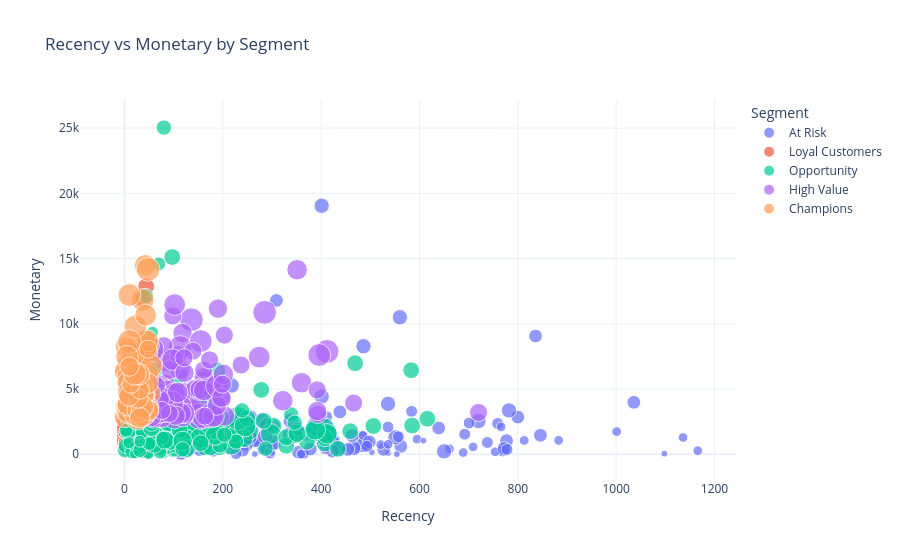

Notebook code cell kept with this figure:
### Markdown cell above
## RFM distribution overview

### Code cell
fig = px.scatter(rfm, x='Recency', y='Monetary', size='Frequency', color='Segment', hover_data=['RFM_Score'], title='Recency vs Monetary by Segment', template='plotly_white')
fig.show()

### Figure 1 — Plotly figure (JSON) as saved in the notebook; plotly's stock layout.template omitted (floating-point values rounded to 4 significant figures; data arrays with more than 128 entries replaced by an {"elided": "..."} marker saying what was removed)
{"data": [{"customdata": {"elided": "171x1 str values"}, "hovertemplate": "Segment=At Risk<br>Recency=%{x}<br>Monetary=%{y}<br>Frequency=%{marker.size}<br>RFM_Score=%{customdata[0]}<extra></extra>", "legendgroup": "At Risk", "marker": {"color": "#636efa", "size": {"elided": "171 int values"}, "sizemode": "area", "sizeref": 0.0425, "symbol": "circle"}, "mode": "markers", "name": "At Risk", "orientation": "v", "showlegend": true, "type": "scatter", "x": {"elided": "171 int values"}, "xaxis": "x", "y": {"elided": "171 int values"}, "yaxis": "y"}, {"customdata": [["552"], ["542"], ["535"], ["433"], ["533"], ["442"], ["535"], ["534"], ["532"], ["434"], ["435"], ["433"], ["553"], ["533"], ["433"], ["533"], ["534"], ["543"], ["452"], ["433"], ["433"], ["431"], ["453"], ["533"], ["532"], ["435"], ["553"], ["532"], ["543"], ["535"], ["434"], ["553"], ["433"], ["532"], ["431"], ["443"], ["433"], ["542"], ["532"], ["543"], ["434"], ["532"], ["435"], ["432"], ["553"], ["453"], ["552"], ["453"], ["534"], ["433"], ["543"], ["543"], ["435"], ["443"], ["553"], ["441"], ["533"], ["533"], ["441"], ["435"], ["443"], ["532"], ["434"], ["434"], ["442"], ["433"], ["435"], ["542"], ["442"], ["542"], ["433"], ["542"], ["534"], ["533"], ["553"], ["443"], ["553"], ["532"], ["553"], ["435"], ["432"], ["434"], ["452"], ["442"], ["442"], ["433"], ["453"], ["443"], ["443"], ["443"], ["433"], ["431"], ["434"], ["452"], ["542"], ["443"], ["553"], ["433"], ["535"], ["442"], ["442"], ["543"], ["553"], ["543"], ["552"], ["542"], ["541"], ["443"], ["443"], ["553"], ["432"], ["433"], ["542"], ["543"], ["543"], ["433"], ["541"], ["452"], ["435"], ["533"], ["531"], ["453"], ["535"]], "hovertemplate": "Segment=Loyal Customers<br>Recency=%{x}<br>Monetary=%{y}<br>Frequency=%{marker.size}<br>RFM_Score=%{customdata[0]}<extra></extra>", "legendgroup": "Loyal Customers", "marker": {"color": "#EF553B", "size": [9, 8, 7, 7, 7, 8, 6, 6, 6, 7, 6, 6, 12, 7, 6, 7, 7, 8, 9, 7, 7, 6, 11, 6, 6, 6, 9, 6, 8, 7, 7, 10, 7, 7, 6, 8, 7, 8, 7, 8, 6, 7, 6, 7, 10, 10, 11, 9, 6, 7, 8, 7, 6, 7, 10, 7, 6, 6, 7, 6, 8, 6, 6, 6, 7, 6, 6, 7, 7, 7, 6, 8, 6, 6, 9, 8, 9, 6, 9, 6, 6, 6, 10, 7, 8, 6, 10, 8, 8, 7, 6, 6, 6, 9, 7, 7, 9, 6, 6, 8, 8, 7, 9, 8, 10, 8, 8, 8, 7, 10, 6, 6, 8, 7, 8, 6, 7, 9, 6, 6, 5, 11, 5], "sizemode": "area", "sizeref": 0.0425, "symbol": "circle"}, "mode": "markers", "name": "Loyal Customers", "orientation": "v", "showlegend": true, "type": "scatter", "x": [20, 26, 12, 42, 13, 42, 7, 20, 22, 47, 36, 37, 18, 13, 36, 2, 21, 27, 40, 35, 30, 50, 44, 27, 9, 28, 6, 23, 22, 17, 49, 10, 34, 13, 42, 49, 43, 23, 27, 7, 30, 3, 49, 35, 8, 39, 6, 44, 17, 29, 21, 22, 44, 31, 8, 44, 3, 3, 42, 30, 45, 9, 50, 38, 38, 29, 43, 6, 37, 2, 42, 27, 2, 15, 20, 28, 14, 22, 22, 27, 35, 34, 49, 45, 28, 52, 42, 29, 29, 30, 35, 27, 50, 28, 20, 30, 20, 42, 26, 40, 31, 1, 6, 20, 22, 15, 7, 29, 37, 24, 30, 30, 16, 21, 3, 31, 5, 38, 37, 12, 14, 44, 5], "xaxis": "x", "y": [1056, 1114, 5529, 2052, 1744, 1639, 6609, 3215, 1172, 2853, 4410, 1873, 2442, 2472, 2455, 2564, 3197, 1949, 1659, 2541, 2271, 906, 2372, 2533, 1475, 6340, 2372, 1138, 2172, 4532, 2974, 2333, 1989, 1156, 269, 2502, 2652, 1458, 1267, 2215, 3343, 1220, 4589, 1383, 2456, 2681, 1400, 2222, 3078, 2190, 2586, 2534, 12875, 1991, 1791, 644, 2371, 2241, 959, 7955, 2710, 1215, 3175, 3158, 1669, 2519, 7722, 1245, 1520, 984, 1889, 1686, 3102, 2261, 2618, 2579, 2633, 1469, 2298, 5143, 1007, 3232, 1547, 1429, 1304, 2427, 2220, 1908, 2302, 2071, 2477, 855, 2890, 1561, 1736, 2255, 1974, 2219, 5532, 1220, 1467, 2494, 2619, 2663, 1420, 1137, 947, 2169, 1875, 2180, 1341, 2603, 1324, 2596, 1903, 1966, 742, 1435, 11891, 2243, 847, 2375, 5455], "yaxis": "y"}, {"customdata": {"elided": "295x1 str values"}, "hovertemplate": "Segment=Opportunity<br>Recency=%{x}<br>Monetary=%{y}<br>Frequency=%{marker.size}<br>RFM_Score=%{customdata[0]}<extra></extra>", "legendgroup": "Opportunity", "marker": {"color": "#00cc96", "size": {"elided": "295 int values"}, "sizemode": "area", "sizeref": 0.0425, "symbol": "circle"}, "mode": "markers", "name": "Opportunity", "orientation": "v", "showlegend": true, "type": "scatter", "x": {"elided": "295 int values"}, "xaxis": "x", "y": {"elided": "295 int values"}, "yaxis": "y"}, {"customdata": [["345"], ["355"], ["155"], ["245"], ["354"], ["345"], ["254"], ["344"], ["245"], ["244"], ["245"], ["155"], ["345"], ["245"], ["344"], ["344"], ["344"], ["155"], ["355"], ["254"], ["354"], ["244"], ["255"], ["254"], ["244"], ["354"], ["255"], ["245"], ["245"], ["245"], ["245"], ["145"], ["345"], ["254"], ["155"], ["344"], ["344"], ["255"], ["355"], ["254"], ["245"], ["354"], ["354"], ["255"], ["345"], ["354"], ["345"], ["144"], ["355"], ["255"], ["245"], ["355"], ["244"], ["144"], ["354"], ["155"], ["254"], ["354"], ["345"], ["245"], ["245"], ["254"], ["245"], ["255"], ["355"], ["145"], ["144"], ["344"], ["254"], ["254"], ["144"], ["245"], ["245"], ["354"], ["355"], ["155"], ["244"], ["255"], ["255"], ["354"], ["354"], ["344"], ["344"], ["355"], ["245"], ["355"], ["154"], ["244"], ["245"], ["255"], ["344"], ["244"], ["344"], ["245"], ["344"], ["345"], ["344"], ["355"]], "hovertemplate": "Segment=High Value<br>Recency=%{x}<br>Monetary=%{y}<br>Frequency=%{marker.size}<br>RFM_Score=%{customdata[0]}<extra></extra>", "legendgroup": "High Value", "marker": {"color": "#ab63fa", "size": [8, 10, 12, 8, 10, 8, 9, 8, 8, 8, 8, 12, 8, 8, 8, 8, 8, 9, 11, 13, 10, 8, 12, 10, 8, 9, 9, 8, 7, 8, 7, 7, 8, 9, 11, 8, 7, 9, 10, 10, 7, 10, 9, 12, 7, 9, 8, 7, 10, 11, 8, 11, 7, 7, 9, 10, 9, 11, 7, 7, 7, 13, 7, 9, 10, 7, 7, 8, 10, 9, 8, 8, 7, 9, 10, 9, 8, 11, 9, 9, 12, 7, 7, 10, 8, 10, 9, 7, 7, 9, 7, 8, 7, 7, 7, 7, 7, 13], "sizemode": "area", "sizeref": 0.0425, "symbol": "circle"}, "mode": "markers", "name": "High Value", "orientation": "v", "showlegend": true, "type": "scatter", "x": [55, 97, 412, 163, 99, 59, 203, 75, 122, 198, 190, 285, 83, 161, 97, 61, 77, 360, 85, 153, 101, 136, 136, 153, 150, 76, 113, 152, 160, 118, 143, 392, 93, 159, 396, 55, 62, 181, 85, 118, 110, 58, 58, 113, 98, 59, 57, 393, 101, 155, 153, 65, 118, 720, 73, 274, 122, 72, 80, 161, 139, 175, 173, 161, 98, 237, 466, 73, 181, 115, 392, 122, 121, 90, 64, 351, 188, 188, 201, 60, 96, 71, 80, 80, 197, 102, 322, 163, 203, 108, 73, 104, 91, 199, 56, 65, 76, 55], "xaxis": "x", "y": [7757, 4511, 7889, 5665, 3324, 4523, 2934, 2889, 4752, 4247, 11165, 10881, 5401, 5889, 3241, 2900, 3540, 5482, 7199, 2846, 2768, 3487, 10313, 3084, 3922, 2819, 6498, 4877, 5251, 9299, 5040, 4931, 6494, 2773, 7609, 4198, 3762, 4762, 4868, 2933, 7624, 2834, 3257, 8184, 10606, 3920, 5622, 3058, 4642, 8674, 4986, 4300, 3766, 3207, 3984, 7445, 3146, 4151, 8321, 6461, 7904, 2966, 7233, 4893, 7254, 6842, 3922, 4272, 2913, 3134, 3310, 6236, 7400, 3280, 4767, 14145, 3732, 5226, 6121, 3424, 3950, 3053, 3128, 4283, 4345, 11472, 4106, 2922, 9134, 4737, 4234, 2955, 3129, 5370, 2820, 5278, 3361, 8028], "yaxis": "y"}, {"customdata": [["455"], ["445"], ["454"], ["555"], ["555"], ["454"], ["554"], ["455"], ["455"], ["555"], ["444"], ["545"], ["455"], ["554"], ["455"], ["554"], ["554"], ["454"], ["554"], ["554"], ["554"], ["554"], ["445"], ["454"], ["554"], ["555"], ["544"], ["544"], ["555"], ["445"], ["554"], ["454"], ["454"], ["555"], ["455"], ["454"], ["545"], ["454"], ["544"], ["455"], ["555"], ["554"], ["544"], ["555"], ["445"], ["445"], ["455"], ["455"], ["555"], ["555"], ["544"], ["544"], ["444"], ["545"], ["545"], ["545"], ["455"], ["445"], ["555"], ["445"], ["544"], ["544"], ["554"], ["444"], ["545"], ["544"], ["455"], ["444"], ["555"], ["545"], ["554"], ["555"], ["545"], ["545"], ["455"], ["454"], ["555"], ["555"], ["454"], ["555"], ["444"], ["555"], ["555"], ["445"], ["444"], ["455"], ["444"], ["445"], ["455"], ["444"], ["455"], ["445"], ["555"], ["454"], ["454"], ["555"], ["455"], ["454"], ["454"], ["444"], ["555"], ["445"], ["545"], ["455"], ["555"], ["545"]], "hovertemplate": "Segment=Champions<br>Recency=%{x}<br>Monetary=%{y}<br>Frequency=%{marker.size}<br>RFM_Score=%{customdata[0]}<extra></extra>", "legendgroup": "Champions", "marker": {"color": "#FFA15A", "size": [10, 8, 10, 9, 10, 9, 10, 9, 12, 11, 8, 8, 11, 9, 10, 12, 10, 13, 11, 12, 11, 9, 8, 9, 12, 9, 8, 8, 9, 8, 9, 9, 10, 17, 9, 10, 8, 9, 8, 11, 9, 12, 7, 10, 8, 7, 10, 13, 11, 11, 7, 7, 8, 7, 7, 8, 12, 8, 12, 8, 7, 7, 9, 8, 7, 7, 10, 7, 9, 7, 11, 9, 7, 7, 9, 13, 12, 11, 10, 9, 7, 9, 12, 8, 7, 12, 8, 7, 9, 7, 9, 7, 11, 9, 13, 12, 9, 11, 9, 8, 9, 7, 7, 10, 11, 8], "sizemode": "area", "sizeref": 0.0425, "symbol": "circle"}, "mode": "markers", "name": "Champions", "orientation": "v", "showlegend": true, "type": "scatter", "x": [42, 30, 35, 7, 14, 29, 14, 29, 34, 17, 29, 24, 34, 2, 48, 21, 1, 40, 26, 27, 7, 3, 54, 38, 22, 11, 20, 23, 4, 51, 24, 49, 36, 13, 29, 38, 6, 37, 24, 37, 8, 24, 7, 3, 42, 49, 47, 52, 2, 22, 9, 5, 41, 23, 3, 17, 48, 29, 17, 42, 23, 10, 21, 35, 22, 2, 43, 30, 6, 23, 8, 17, 18, 7, 28, 37, 10, 5, 47, 26, 44, 13, 10, 33, 36, 34, 37, 48, 41, 30, 31, 42, 10, 49, 30, 26, 48, 36, 31, 28, 9, 32, 13, 29, 21, 10], "xaxis": "x", "y": [14476, 6106, 3251, 4805, 4376, 3255, 3831, 6767, 5721, 5909, 2799, 6256, 7293, 3676, 6076, 3914, 2869, 3154, 3038, 2757, 3201, 3651, 4655, 3336, 3256, 4802, 3318, 4074, 6527, 8352, 2882, 3643, 3236, 5481, 4657, 4257, 6989, 3737, 4047, 11821, 4355, 3250, 3690, 8236, 8829, 7757, 8696, 6762, 6366, 9799, 3638, 3152, 3313, 5954, 5991, 5019, 14175, 4910, 7662, 4492, 3931, 3654, 2989, 2935, 5422, 3805, 10665, 3785, 5503, 6321, 3793, 5090, 5342, 8240, 4329, 3088, 8646, 7475, 3454, 6111, 3832, 4794, 4714, 5633, 3816, 5155, 4160, 8057, 4626, 3980, 5994, 4494, 12209, 3338, 3408, 5563, 5443, 3628, 2798, 4266, 4456, 4916, 5365, 6135, 6159, 6722], "yaxis": "y"}], "layout": {"legend": {"itemsizing": "constant", "title": {"text": "Segment"}, "tracegroupgap": 0}, "title": {"text": "Recency vs Monetary by Segment"}, "xaxis": {"anchor": "y", "domain": [0, 1], "title": {"text": "Recency"}}, "yaxis": {"anchor": "x", "domain": [0, 1], "title": {"text": "Monetary"}}}}
